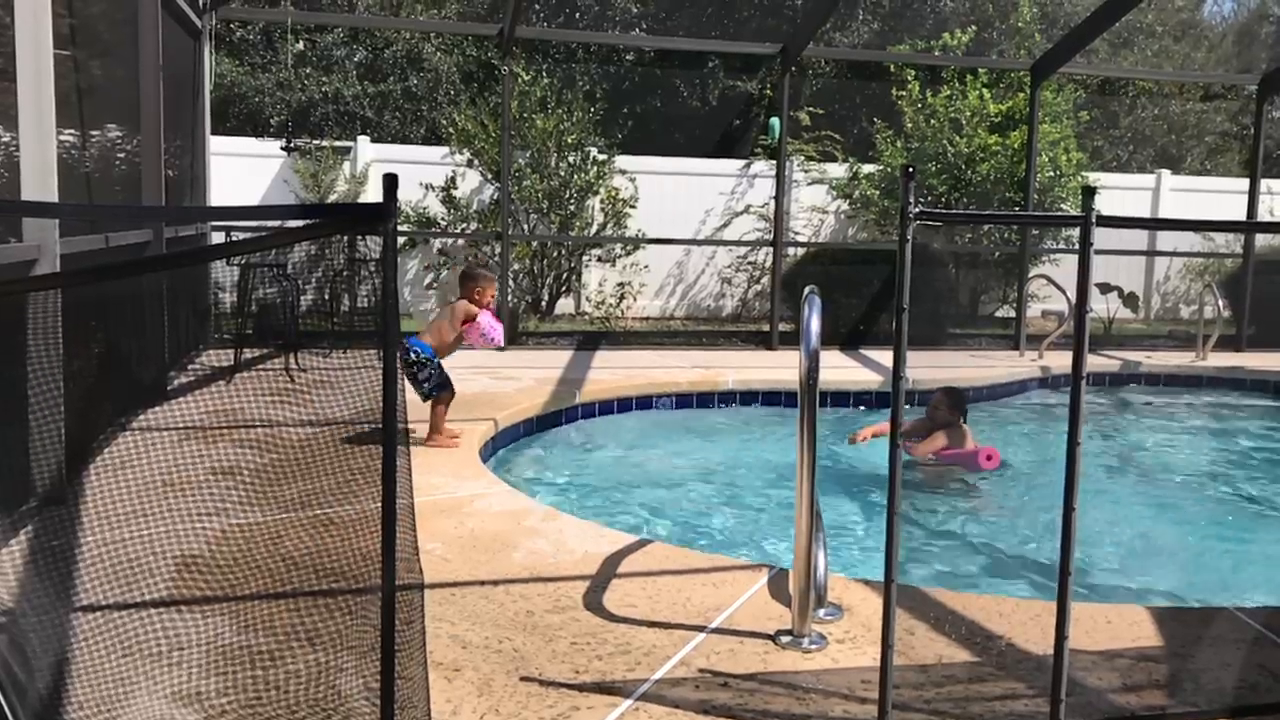
#> input picture frame 20 of baby_carlos.mov, 1280 x 720 px, given in place of test.mov, which was not available
$ python app.py   (Python 2 division)
#> lines starting #> are read from the running program, lines starting #| are printed output that depends on the picture; pictures that were not available may be replaced by others from this repository, and a replacement may not be noted
import cv2
import numpy as np

MAX_NUM_CORNERS = 100
PX_PER_CM = 370
FPS = 30
DISTANCE_THRESH = 10
REFRESH_RATE = 20

def d2(p, q):
	p = np.array(p)
	q = np.array(q)
	return np.linalg.norm(p-q)

colors = np.random.randint(0, 255, (MAX_NUM_CORNERS, 3))
frame_counter = 0

video = cv2.VideoCapture('test.mov')

_, old_frame = video.read()
#> old_frame is the input picture: shape (720, 1280, 3); mean B, G, R 101.4, 108, 109.4
frame_counter = frame_counter + 1
old_gray = cv2.cvtColor(old_frame, cv2.COLOR_BGR2GRAY)
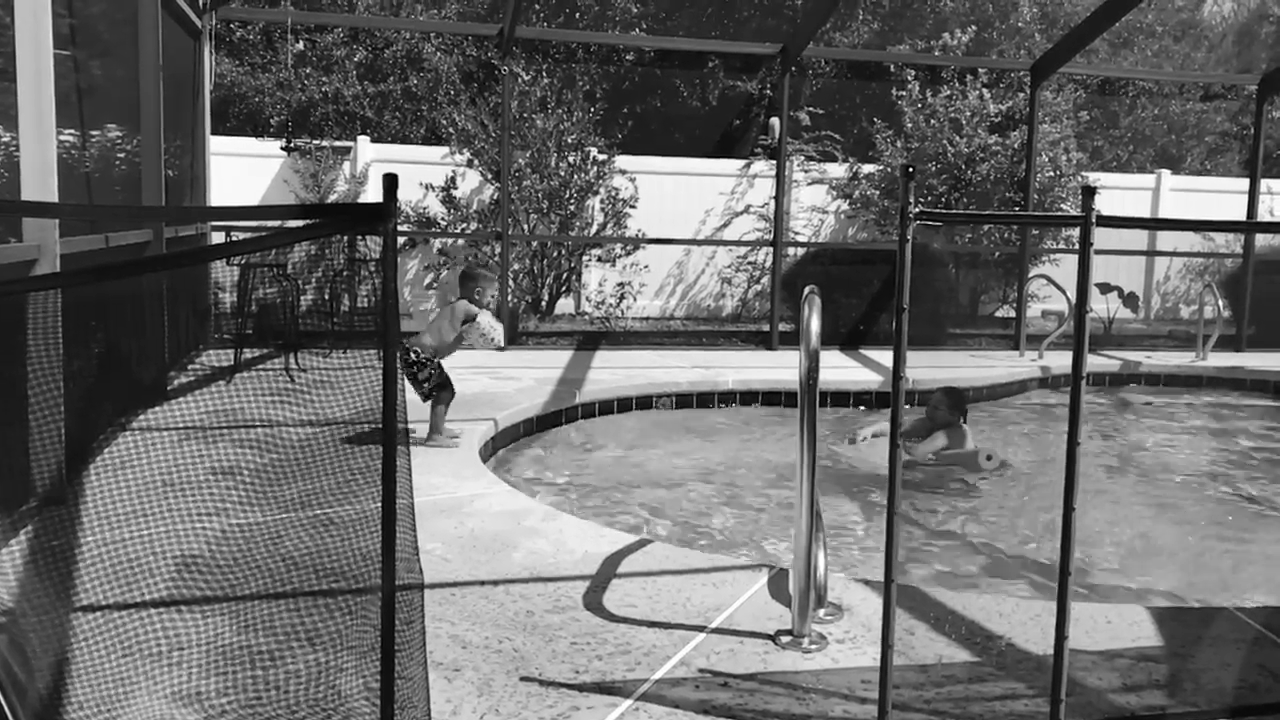
#> old_gray: shape (720, 1280); min 0, max 255, mean 107.7
prev_pts = cv2.goodFeaturesToTrack(image=old_gray, maxCorners=MAX_NUM_CORNERS,
	qualityLevel=0.3, minDistance=7, blockSize=7)
#> prev_pts = 100 rows, first 8: [911, 168], [282, 147], [380, 199], [1244, 218], [399, 227], [232, 237], [1247, 180], [400, 239]

"""
for pt in prev_pts:
	x, y = pt.ravel()
	cv2.circle(old_frame, (x,y), 5, (0,255,0), -1)

cv2.imshow('features', old_frame)
cv2.waitKey(0)
"""

mask = np.zeros_like(old_frame)
mask_text = np.zeros_like(old_frame)
while True:
	if frame_counter % REFRESH_RATE == 0:
		mask_text.fill(0)

	_, frame = video.read()
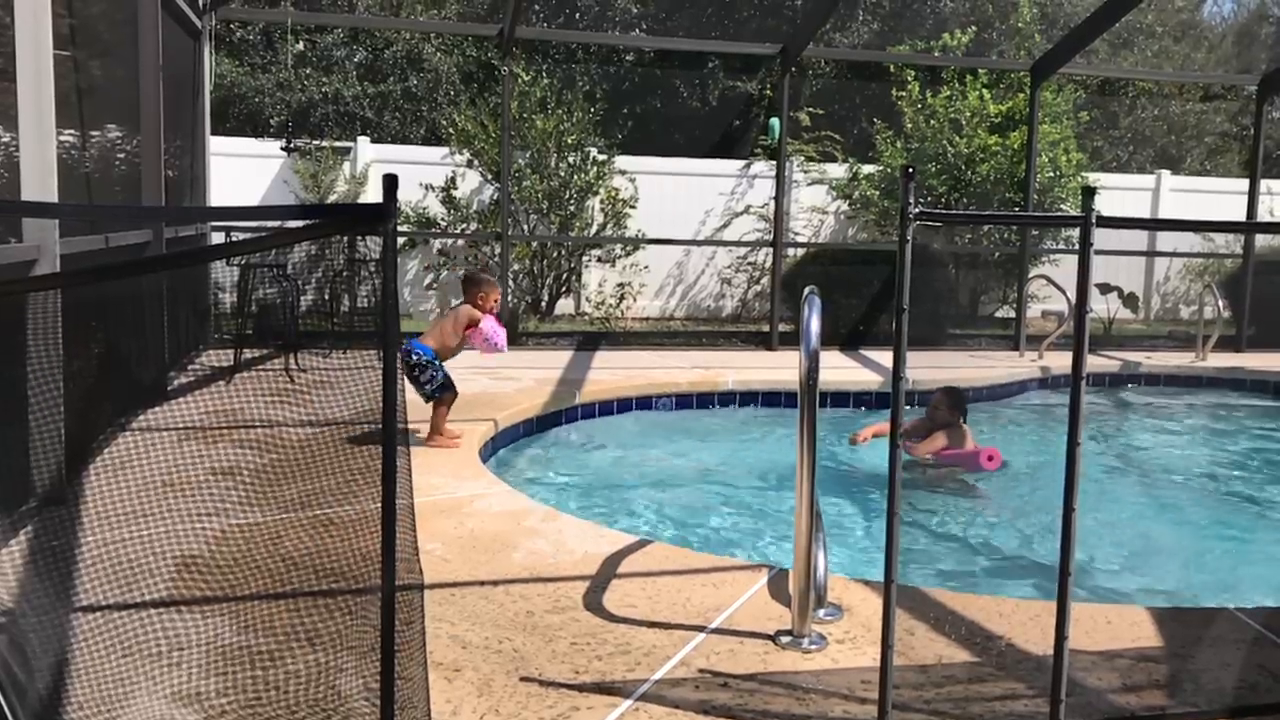
#> input picture frame 21 of baby_carlos.mov, 1280 x 720 px, given in place of test.mov, which was not available
#> frame is the input picture: shape (720, 1280, 3); mean B, G, R 101.8, 108.3, 109.7
	frame_counter = frame_counter + 1
	frame_gray = cv2.cvtColor(frame, cv2.COLOR_BGR2GRAY)

#> (the run stopped early here; a loop or call above may not have finished)

$ run again, starting later in the video
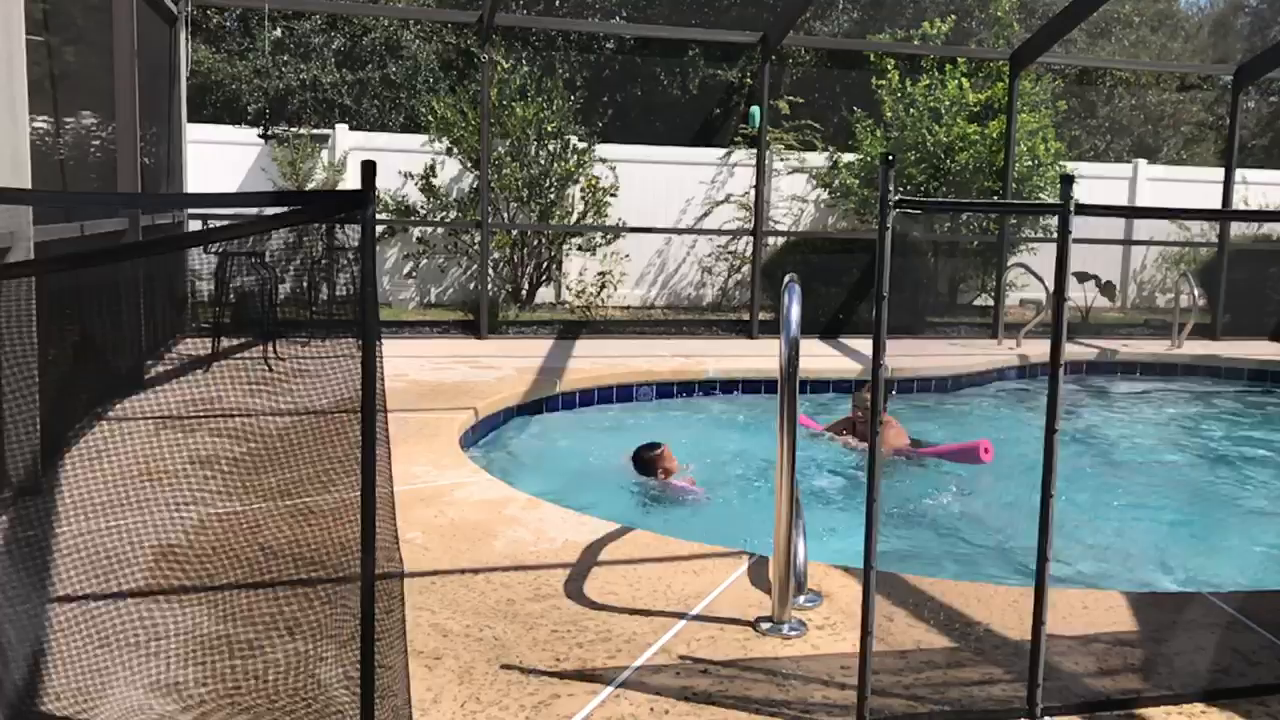
#> input picture frame 90 of baby_carlos.mov, 1280 x 720 px, given in place of test.mov, which was not available
#> old_frame is the input picture: shape (720, 1280, 3); mean B, G, R 101, 108.9, 111.2
#> `old_gray = cv2.cvtColor(old_frame, cv2.COLOR_BGR2GRAY)`:
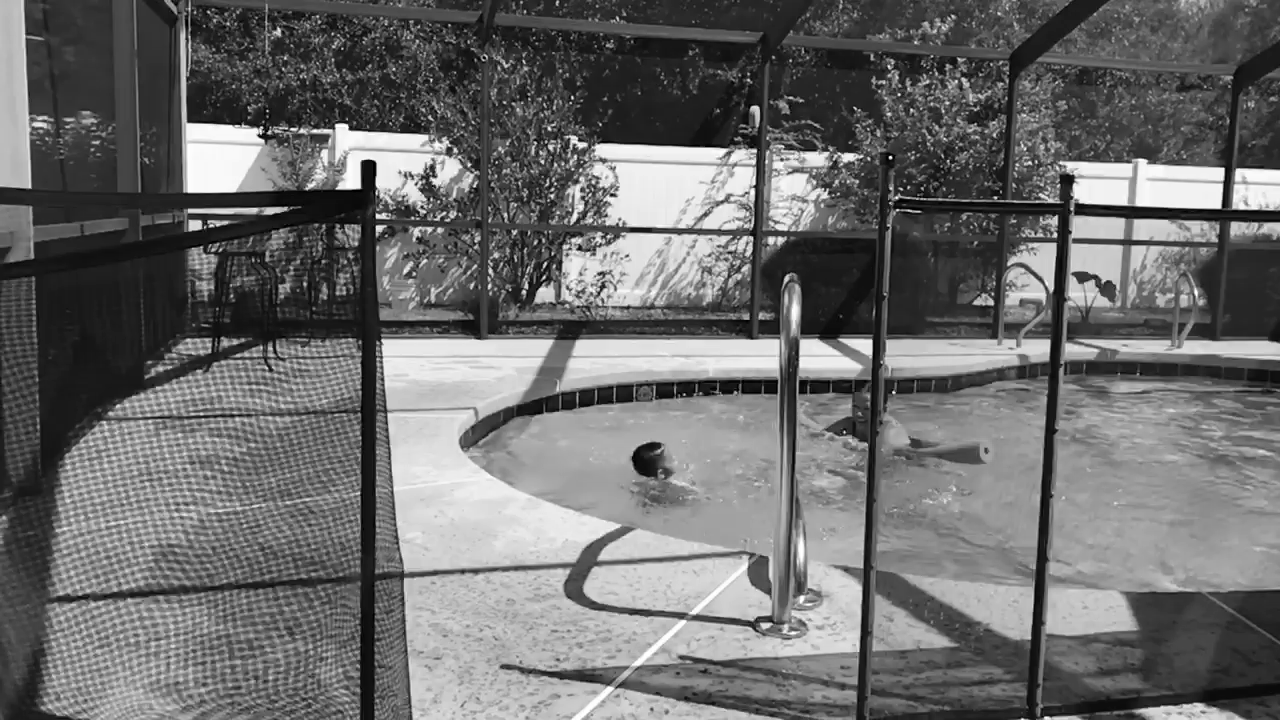
#> old_gray: shape (720, 1280); min 0, max 255, mean 108.7
#> prev_pts = 100 rows, first 8: [891, 157], [378, 216], [260, 134], [1219, 206], [358, 186], [1222, 169], [378, 227], [755, 151]

$ run again, starting later in the video
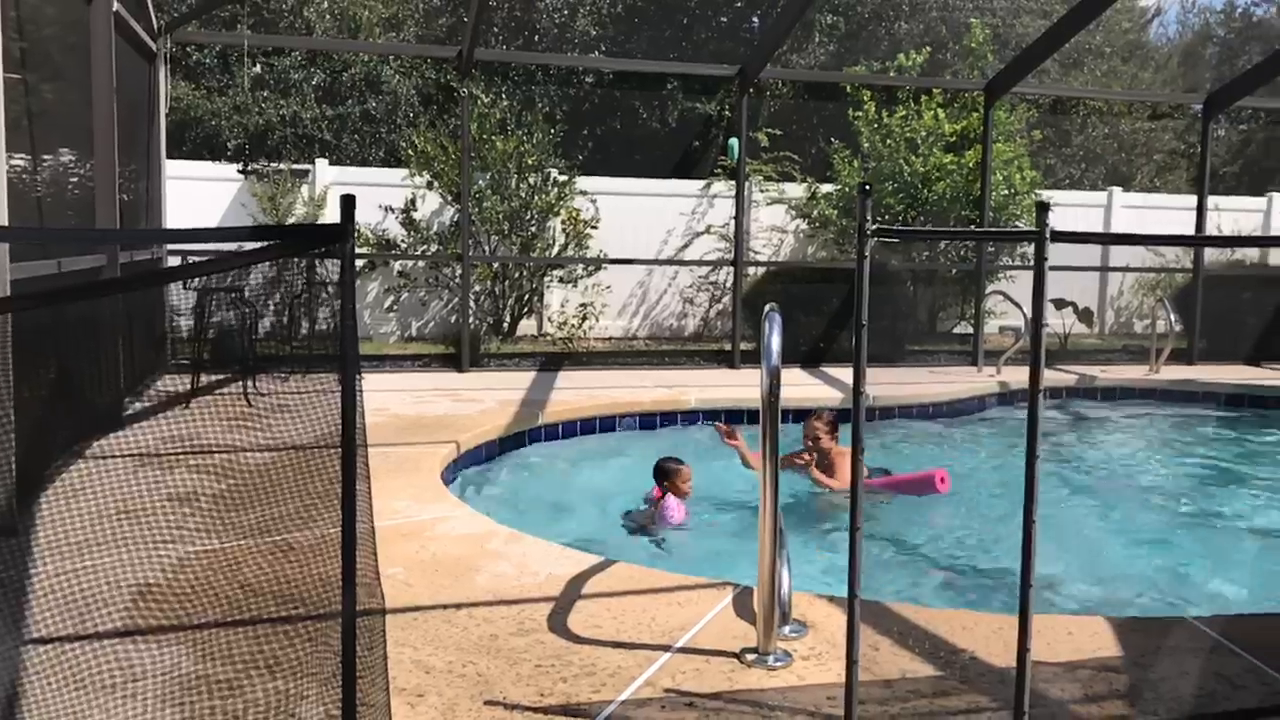
#> input picture frame 160 of baby_carlos.mov, 1280 x 720 px, given in place of test.mov, which was not available
#> old_frame is the input picture: shape (720, 1280, 3); mean B, G, R 100, 107, 108.7
#> prev_pts = 100 rows, first 8: [867, 187], [239, 169], [357, 250], [317, 160], [337, 220], [357, 261], [1192, 232], [330, 163]
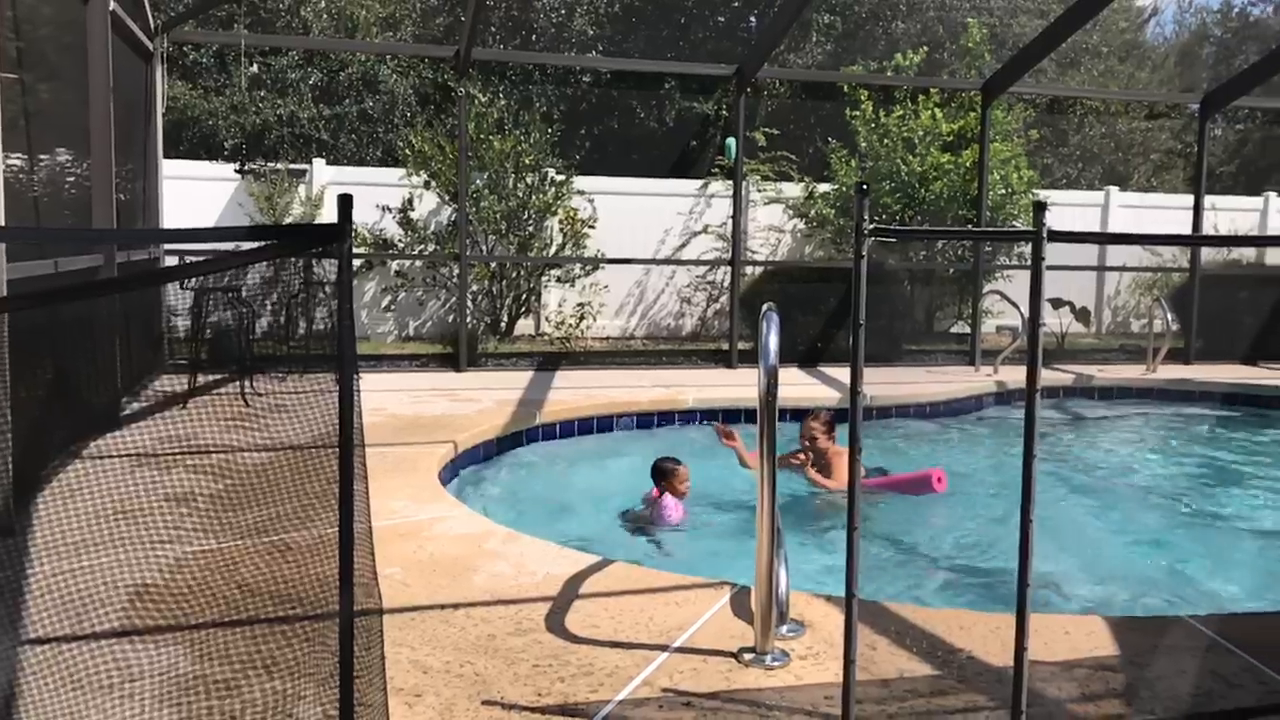
#> input picture frame 161 of baby_carlos.mov, 1280 x 720 px, given in place of test.mov, which was not available
#> frame is the input picture: shape (720, 1280, 3); mean B, G, R 100.5, 107.3, 109.1
#> `frame_gray = cv2.cvtColor(frame, cv2.COLOR_BGR2GRAY)`:
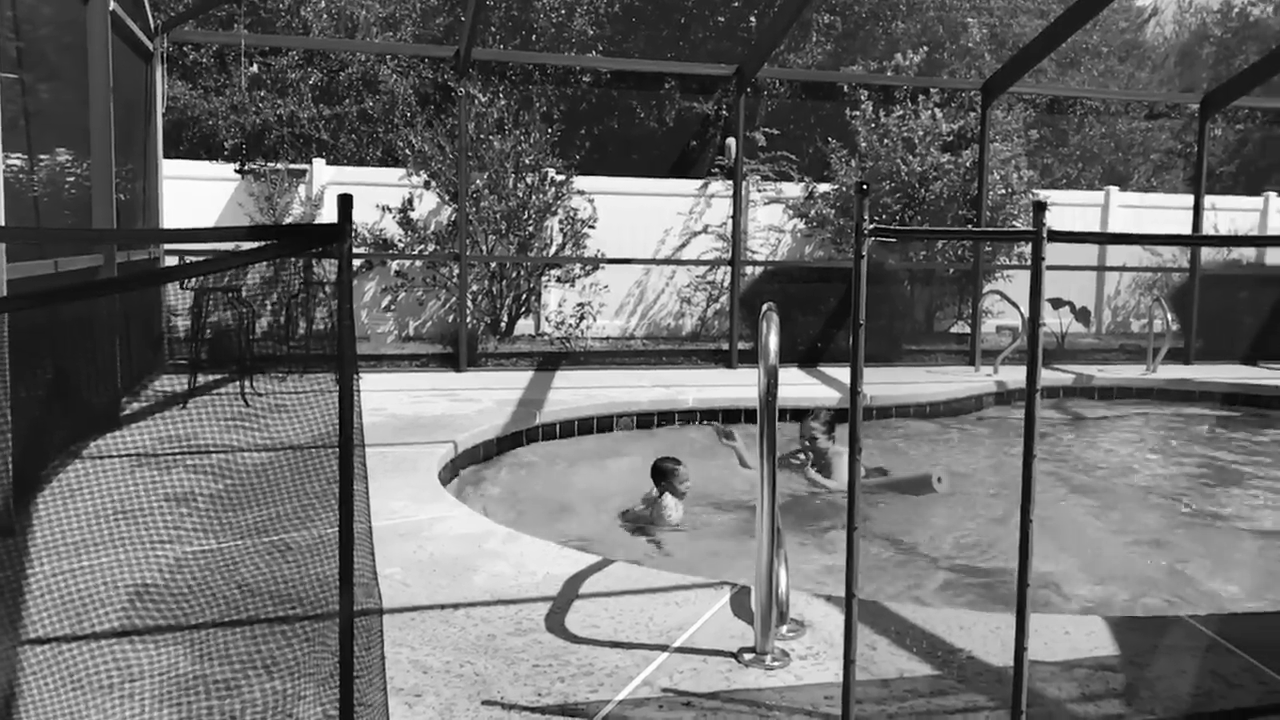
#> frame_gray: shape (720, 1280); min 0, max 255, mean 107.1
